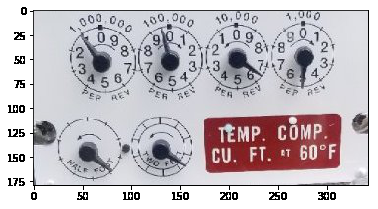
#> input picture Gauge/image1.png, 378 x 209 px
$ jupyter execute 'Gauge_preprocessing2 copy.ipynb'   (shell and % lines are left out)   (older library calls are emulated)
#> lines starting #> are read from the running program, lines starting #| are printed output that depends on the picture; after the words box and inside, x2 and y2 are one past the last pixel; in counts of white or black regions, pixels touching at a corner belong together; long printed decimals are rounded
[cell 1]
import cv2
import numpy as np
import pandas as pd
import matplotlib.pyplot as plt
data_path = "./image1.png"

image = cv2.imread(data_path)
#> image is the input picture: shape (209, 378, 3); mean B, G, R 195.6, 190.4, 196.7
fig, ax = plt.subplots(figsize=(6, 6))
ax.imshow(cv2.cvtColor(image, cv2.COLOR_BGR2RGB))  # Matplotlib imshow functions expects RGB, opencv defaults to BGR

[cell 2]
img_hsv = cv2.cvtColor(image,cv2.COLOR_BGR2HSV)  # Convert to HSV space
#> img_hsv: shape (209, 378, 3); mean H, S, V 87.2, 22.9, 202.3

# Lower hues mask (0-10)
lower_red, upper_red = np.array([0,50,20]), np.array([10,255,255])
mask0 = cv2.inRange(img_hsv, lower_red, upper_red)
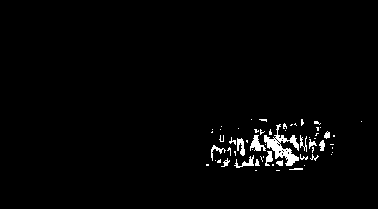
#> mask0: shape (209, 378); 2% white; 60 white regions (43 under 20 px), largest, box (x1, y1, x2, y2) and area: (264, 124, 299, 166) 537, (250, 135, 266, 151) 128, (237, 138, 245, 156) 91

# Upper hues mask (170-180)
lower_red, upper_red = np.array([170,50,0]), np.array([180,255,255])
mask1 = cv2.inRange(img_hsv, lower_red, upper_red)
#> mask1: shape (209, 378); 6.4% white; 10 white regions (7 under 20 px), largest, box (x1, y1, x2, y2) and area: (204, 114, 342, 173) 5006, (302, 131, 305, 146) 29, (292, 127, 295, 135) 23

# Combine masks
mask = mask0 + mask1
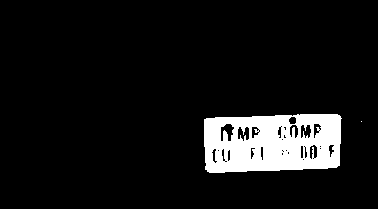
#> mask: shape (209, 378); 8.4% white; 2 white regions (1 under 20 px)
fig, ax = plt.subplots(figsize=(7, 7))
ax.set_title("Red Color Thresholded Mask", fontsize=16)
ax.imshow(mask, cmap="Greys")

[cell 3]
channel_means = cv2.mean(img_hsv, mask=~mask)  # Invert mask to sample only the rectangle
#> channel_means = (82.7, 10.96, 208.3, 0)
print(channel_means)
#| (82.701, 10.958, 208.277, 0.0)
print("Mean value (brightness) in red rectangle is %.2f" % (channel_means[2],))
#| Mean value (brightness) in red rectangle is 208.28

[cell 4]
# RETR_EXTERNAL is the contour retrieval mode, CHAIN_APPROX_NONE is the contour approximation method
# Output is a Python list of all the found contours, each one is a Numpy array of (x,y) coordinates
(contours,_) = cv2.findContours(mask, cv2.RETR_EXTERNAL, cv2.CHAIN_APPROX_NONE)
#> contours = 2 contours, 1 with area under 20; largest, box (x1, y1, x2, y2) and area: (204, 114, 342, 173) 7279

[cell 5]
# For each contour check object area with a bounding box, if area above threshold assume we found the rectangle
imcopy = cv2.cvtColor(image, cv2.COLOR_BGR2RGB).copy()
for contour in contours:
    (x,y,w,h) = cv2.boundingRect(contour)

    # A threshold area of 1000 works for all the images in the data set (which can have different resolutions)
    if w*h > 1000:
        rect = cv2.minAreaRect(contour)  # Fit a rotated rectangle bounding box to the contour
        print("Rotated rectangle found at center point" , np.round(rect[0]), "with angle", np.round(rect[2], 2), "degrees.")
        print("Rotated rectangle width is %i and area is %i" % (np.round(min(rect[1][0], rect[1][1])), np.round(rect[1][0]*rect[1][1])))
        rotrect_angle, rect_width, rect_area = rect[2], min(rect[1][0], rect[1][1]), rect[1][0]*rect[1][1]
        print(rect[0])
        # Draw the rotated rectangle (see https://stackoverflow.com/questions/11779100/python-opencv-box2d)
        box = cv2.boxPoints(rect) # cv2.boxPoints(rect) for OpenCV 3.x
        box = np.int0(box)
        cv2.drawContours(imcopy,[box], 0, (0,255,0), 1)
#> this loop made 2 passes
#> (x, y, w, h, rect, rotrect_angle, rect_width, rect_area) on pass 2: (204, 114, 138, 59, ((272.9, 142.6), (137.9, 55.3), -2.1), -2.1, 55.3, 7628.3)
#> (printed output is left out)
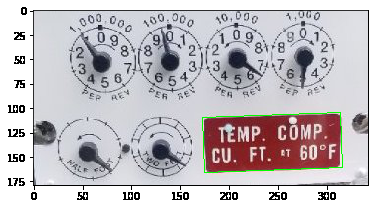
#> imcopy: shape (209, 378, 3); mean R, G, B 195.7, 190.8, 194.7

[cell 6]
# See rotated rectangle superimposed on image
fig, ax = plt.subplots(figsize=(10, 10))
ax.set_title("Rotated Rectangle Bounding Box from Contours", fontsize=16)
ax.imshow(imcopy)

[cell 7]
def get_real_angle(rotrect_angle):
    if rotrect_angle <= -45:
        real_angle_deg = 90 + rotrect_angle
    else:
        real_angle_deg = rotrect_angle
    return real_angle_deg

[cell 8]
def find_rotated_rect(img_hsv, rect_area_thresh=1000):

    # Lower hues mask (0-10)
    lower_red, upper_red = np.array([0,50,50]), np.array([10,255,255])
    mask0 = cv2.inRange(img_hsv, lower_red, upper_red)

    # Upper hues mask (170-180)
    lower_red, upper_red = np.array([170,50,50]), np.array([180,255,255])
    mask1 = cv2.inRange(img_hsv, lower_red, upper_red)

    # Combine masks
    mask = mask0 + mask1

    # RETR_EXTERNAL is the contour retrieval mode, CHAIN_APPROX_NONE is the contour approximation method
    # Output is a Python list of all the found contours, each one is a Numpy array of (x,y) coordinates
    (contours,_) = cv2.findContours(mask, cv2.RETR_EXTERNAL, cv2.CHAIN_APPROX_NONE)

    # For each contour check object area with a bounding box, if area above threshold assume we found the rectangle
    imcopy = image.copy()
    for contour in contours:
        (x,y,w,h) = cv2.boundingRect(contour)
        if w*h > rect_area_thresh:
            rect = cv2.minAreaRect(contour)  # Fit a rotated rectangle bounding box to the contour
            print("Rotated rectangle found at center point" , np.round(rect[0]), "with angle", np.round(rect[2], 2), "degrees.")
            print("Rotated rectangle area is" , np.round(rect[1][0]*rect[1][1]))
            rotrect_angle, rect_width, rect_area = rect[2], min(rect[1][0], rect[1][1]), rect[1][0]*rect[1][1]

    return rect, rotrect_angle, rect_area, rect_width

[cell 9]
# Black HSV mask
lower_black, upper_black = np.array([0, 0, 0]), np.array([180, 255, 65])
#> lower_black = [0, 0, 0]; upper_black = [180, 255, 65]
mask = cv2.inRange(img_hsv, lower_black, upper_black)
#> mask: shape (209, 378); 5.1% white; 276 white regions (242 under 20 px), largest, box (x1, y1, x2, y2) and area: (30, 10, 369, 190) 1072, (229, 52, 259, 74) 246, (161, 53, 179, 71) 209
fig, ax = plt.subplots(figsize=(7, 7))
ax.set_title("Black Color Thresholded Mask", fontsize=16)
ax.imshow(mask, cmap="Greys")

[cell 10]
# Apply a Gaussian Blur to the inverted mask
blurred = cv2.blur(~mask, (9, 9))
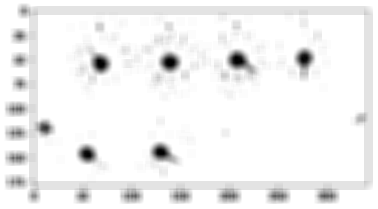
#> blurred: shape (209, 378); min 0, max 255, mean 242.1
fig, ax = plt.subplots(figsize=(7, 7))
ax.set_title("Blurred and Inverted Mask", fontsize=16)
ax.imshow(blurred)

[cell 11]
# Setup SimpleBlobDetector parameters.
params = cv2.SimpleBlobDetector_Params()

# Adjust parameters for determining blob stability/repeatability
params.minThreshold = 0;
params.maxThreshold = 100;
params.minRepeatability = 1

# Filter by Area.
params.filterByArea = True
params.minArea = 0.75 * 118 * rect_area / 8079  # rect_area is found above during red rectangle detection

# Filter by Circularity
# params.filterByCircularity = True
# params.minCircularity = 0.5

# Create a detector with the parameters
detector = cv2.SimpleBlobDetector_create(params)

[cell 12]
# Detect blobs
keypoints = detector.detect(blurred)
#> keypoints = 6 keypoints; (x, y, size): (237, 60, 12.7), (169, 62, 12.6), (100, 63, 12.1), (304, 58, 11.8), (160, 152, 11.7), (87, 154, 11.5)

# Draw detected blobs as green circles on the blurred mask
imcopy = image.copy()
im_with_keypoints = cv2.drawKeypoints(blurred, keypoints,
                                      np.array([]), (0,255,0),
                                      cv2.DRAW_MATCHES_FLAGS_DRAW_RICH_KEYPOINTS)  # ensures circle size corresponds to blob size
fig, ax = plt.subplots(figsize=(6, 6))
ax.set_title("Detected Blobs in Blurred Mask", fontsize=16)
ax.imshow(im_with_keypoints)

[cell 13]
image = cv2.imread(data_path)
img_hsv = cv2.cvtColor(image,cv2.COLOR_BGR2HSV)  # Convert to HSV space

[cell 14]
# Increment upper bound for "value" (brightness) until we find 6 blobs
n_blobs = 0
v_upper = 25
while n_blobs < 6 and v_upper < 100:

    # Black HSV mask
    lower_black, upper_black = np.array([0, 0, 0]), np.array([180, 255, v_upper])
    mask = cv2.inRange(img_hsv, lower_black, upper_black)

    # Apply a Gaussian Blur to the inverted mask
    blurred = cv2.blur(~mask, (9, 9))

    # Detect blobs
    keypoints = detector.detect(blurred)
    n_blobs = len(keypoints)
    v_upper += 5
#> this loop made 8 passes
#> (upper_black, n_blobs) on passes 1, 2, 3, 4, 5, 7, 8: ([180, 255, 25], 0), ([180, 255, 30], 0), ([180, 255, 35], 0), ([180, 255, 40], 0), ([180, 255, 45], 0), ([180, 255, 55], 3), ([180, 255, 60], 6)
#> pass 1, `blurred = cv2.blur(~mask, (9, 9))`:
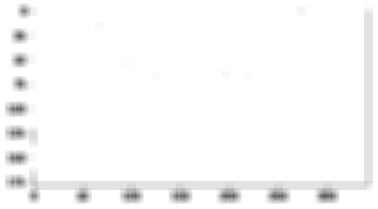
#> blurred: shape (209, 378); min 88, max 255, mean 249.6
#> after the loop, v_upper = 65

[cell 15]
# Draw detected blobs as green circles on the original image
imcopy = image.copy()
im_with_keypoints = cv2.drawKeypoints(imcopy, keypoints,
                                      np.array([]), (0,255,0),
                                      cv2.DRAW_MATCHES_FLAGS_DRAW_RICH_KEYPOINTS)  # ensures circle size corresponds to blob size
fig, ax = plt.subplots(figsize=(6, 6))
ax.set_title("Detected Blobs in Blurred Mask", fontsize=16)
ax.imshow(im_with_keypoints)

[cell 16]
# Extract coordinates of gauge centers in the (column index, row index) convention
gauge_center_coords = []
for kp in keypoints:
    gauge_center_coords.append((np.int(kp.pt[0]), np.int(kp.pt[1])))
#> this loop made 6 passes
#> kp on passes 1 to 6: keypoint at (100.1, 63.1), size 11.7, keypoint at (169.5, 61.8), size 12.2, keypoint at (237.2, 59.9), size 12.3, keypoint at (160.4, 151.9), size 11.1, keypoint at (86.7, 154), size 10.5, keypoint at (303.9, 58.4), size 10.8
#> after the loop, gauge_center_coords = [(100, 63), (169, 61), (237, 59), (160, 151), (86, 153), (303, 58)]

# Sort the gauge's by center coordinates
gauge_center_coords.sort(key=lambda x: x[1])
gauge_center_coords[0:4] = sorted(gauge_center_coords[0:4], key=lambda x: x[0])
gauge_center_coords[4:] = sorted(gauge_center_coords[4:], key=lambda x: x[0])
print("Gauge centers found at coordinates: ", gauge_center_coords)
#| Gauge centers found at coordinates:  [(100, 63), (169, 61), (237, 59), (303, 58), (86, 153), (160, 151)]

[cell 17]
def find_gauge_centers(img_hsv, rect_area):

    # Setup SimpleBlobDetector parameters.
    params = cv2.SimpleBlobDetector_Params()
    # Adjust parameters for determining blob stability/repeatability
    params.minThreshold = 0;
    params.maxThreshold = 100;
    params.minRepeatability = 1
    # Filter by Area.
    params.filterByArea = True
    params.minArea = 0.75 * 118 * rect_area / 8079  # rect_area is found above during red rectangle detection
    # Filter by Circularity.
#     params.filterByCircularity = True
#     params.minCircularity = 0.5
    detector = cv2.SimpleBlobDetector_create(params)

    # Increment upper bound for "value" (brightness) until we find 6 blobs
    n_blobs = 0
    v_upper = 25
    while n_blobs < 6:
        # Black HSV mask
        lower_black, upper_black = np.array([0, 0, 0]), np.array([180, 255, v_upper])
        mask = cv2.inRange(img_hsv, lower_black, upper_black)
        # Apply a Gaussian Blur to the inverted mask
        blurred = cv2.blur(~mask, (9, 9))
        # Detect blobs
        keypoints = detector.detect(blurred)
        n_blobs = len(keypoints)
        v_upper += 5

    # Extract the coordinates of gauge centers in the (column index, row index) convention
    gauge_center_coords = []
    for kp in keypoints:
        gauge_center_coords.append((np.int(kp.pt[0]), np.int(kp.pt[1])))

    # Sort the gauge's by center coordinates
    gauge_center_coords.sort(key=lambda x: x[1])
    gauge_center_coords[0:4] = sorted(gauge_center_coords[0:4], key=lambda x: x[0])
    gauge_center_coords[4:] = sorted(gauge_center_coords[4:], key=lambda x: x[0])
    print("Gauge centers found at coordinates: ", gauge_center_coords)

    return keypoints, gauge_center_coords

[cell 18]
image = cv2.imread(data_path)
img_hsv = cv2.cvtColor(image,cv2.COLOR_BGR2HSV)  # Convert to HSV space

[cell 19]
# Pick out the first gauge to work on
circ_col, circ_row = gauge_center_coords[0]
#> circ_col = 100; circ_row = 63

[cell 20]
# Extract rotated rectangle parameters
rotrect_angle, rect_width, rect_area = rect[2], min(rect[1][0], rect[1][1]), rect[1][0]*rect[1][1]
rect_col, rect_row = rect[0]
#> rect_col = 272.9; rect_row = 142.6

# Determine good size for circles to be drawn around gauges
circ_rad = np.int(30 * rect_width / 57)
#> circ_rad = 29

# Draw a circle centered around gauge center point, extract pixel indices and colors on circle perimeter
blank = np.zeros(image.shape[:2], dtype=np.uint8)
#> blank: shape (209, 378); every value is 0
cv2.circle(blank, (circ_col, circ_row), circ_rad, 255, thickness=1)  # Draw function wants center point in (col, row) order like coordinates
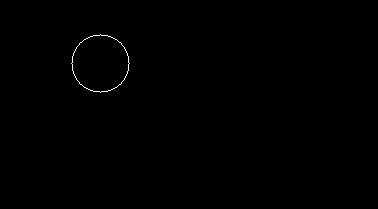
#> blank: shape (209, 378); 0.21% white in thin lines or dots, all inside (x1, y1, x2, y2) = (71, 34, 130, 93)
ind_row, ind_col = np.nonzero(blank)
#> ind_row = 164 values from 34 to 92; ind_col = 164 values, max 129 at index 82, min 71 at index 81, mean 100
b = image[:, :, 0][ind_row, ind_col]
#> b = 164 values, max 240 at index 68, min 24 at index 82, mean 181.5
g = image[:, :, 1][ind_row, ind_col]
#> g = 164 values, max 233 at index 68, min 15 at index 82, mean 173.4
r = image[:, :, 2][ind_row, ind_col]
#> r = 164 values, max 230 at index 68, min 12 at index 82, mean 170.4
colors = list(zip(b, g, r))
#> colors = 164 items, first 6: (223, 208, 205), (217, 208, 205), (221, 212, 209), (216, 207, 204), (212, 197, 194), (178, 163, 160)

[cell 21]
# "reverse" the row indices to get a right-handed frame of reference with origin in bottom left of image
ind_row_rev = [image.shape[0] - row for row in ind_row]
#> ind_row_rev = 164 values, max 175 at index 0, min 117 at index 163, mean 146
circ_row_rev = image.shape[0] - circ_row
#> circ_row_rev = 146
rect_row_rev = image.shape[0] - rect_row
#> rect_row_rev = 66.45

# Convert from indexes in (row, col) order to coordinates in (col, row) order
circ_x, circ_y = circ_col, circ_row_rev
#> circ_x = 100; circ_y = 146
original_coord = list(zip(ind_col, ind_row_rev))
#> original_coord = 164 pairs, first value 71 to 129, second value 117 to 175
rect_x, rect_y = rect_col, rect_row_rev
#> rect_x = 272.9; rect_y = 66.45

# Rotate coords about rectangle center in order to identify topmost pixel of gauges
temp_x, temp_y = [x - rect_x for x in ind_col], [y - rect_y for y in ind_row_rev]  # Translate from rectangle center point
#> temp_x = 164 values, max -143.9 at index 82, min -201.9 at index 81, mean -172.9; temp_y = 164 values, max 108.6 at index 0, min 50.55 at index 163, mean 79.55
angle_deg = get_real_angle(rotrect_angle)
#> in get_real_angle, `real_angle_deg = rotrect_angle`: real_angle_deg = -2.1
#> angle_deg = -2.1
theta = angle_deg * (np.pi/180)
#> theta = -0.0366
rotated = []
for (x, y) in list(zip(temp_x, temp_y)):
    rotated.append(((x*np.cos(theta) - y*np.sin(theta)) + rect_x,
                    (y*np.cos(theta) + x*np.sin(theta)) + rect_y))  # Rotate about 0,0 then reverse translation from rectangle center point
#> this loop made 164 passes
#> (x, y) on passes 1 to 3: (-172.9, 108.6), (-179.9, 107.6), (-178.9, 107.6)
#> after the loop, rotated = 164 pairs, first value 74.04 to 132, second value 123.3 to 181.2
top_yval = max([y for (x,y) in rotated])
#> top_yval = 181.2
top_pixel = [(x, y) for (x, y) in rotated if y == top_yval][0]
#> top_pixel = (104.1, 181.2)

# Translate coords from gauge centers in order to compute angle between points on the perimeter
translated = []
for (x, y) in original_coord:
    translated.append((x - circ_x, y - circ_y))
#> this loop made 164 passes
#> (x, y) on passes 1 to 3: (100, 175), (93, 174), (94, 174)
#> after the loop, translated = 164 pairs, first value -29 to 29, second value -29 to 29

[cell 22]
# Construct dataframe holding various coordinate representations and pixel values
df = pd.DataFrame({"indices":list(zip(ind_col, ind_row)), "orig":original_coord, "rot": rotated, "trans": translated, "color": colors})
#> df = table of 164 rows and 5 columns

# Identify the pixel which is the topmost point of the circle when properly rotated
df["top_pixel"] = (df["rot"] == top_pixel)
top_trans_pix = df.loc[df["top_pixel"], "trans"].values[0]
#> top_trans_pix = (0, 29)
df.head()
#> Out = table of 5 rows and 6 columns

[cell 23]
# Visualize the circle and topmost circle pixel
imcopy = image.copy()
fig, ax = plt.subplots(figsize=(18, 6))
ax.set_title("Sample Perimeter Circle and Topmost Pixel", fontsize=16)
cv2.circle(imcopy, (circ_col, circ_row), circ_rad, 255, thickness=1)  # Draw circle around gauge center point
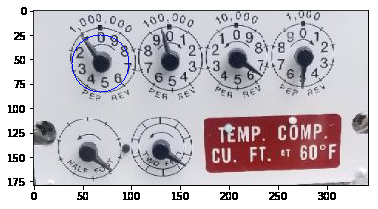
#> imcopy: shape (209, 378, 3); 0.21% of pixels changed, all inside (x1, y1, x2, y2) = (71, 34, 130, 93)
top_orig_pix =  df.loc[df["top_pixel"], "indices"].values[0]  # Get indices for "topmost" pixel on circle after rotation
#> top_orig_pix = (100, 34)
cv2.circle(imcopy, top_orig_pix, 1, 255, thickness=3)  # Draw topmost pixel
#> imcopy: shape (209, 378, 3); 0.03% of pixels changed, all inside (x1, y1, x2, y2) = (97, 31, 104, 38)
ax.imshow(imcopy)

[cell 24]
# Angle and "clock angle" between the topmost pixel and other perimeter pixels
angles = []
for vec in df["trans"].values:
    angles.append((180 / np.pi) * np.arccos(np.dot(top_trans_pix, vec) / (np.linalg.norm(top_trans_pix) * np.linalg.norm(vec))))
#> this loop made 164 passes
#> vec on passes 1 to 3: (0, 29), (-7, 28), (-6, 28)
#> after the loop, angles = 164 values, max 180 at index 163, min 0 at index 0, mean 90
df["angle"] = angles
df["clock_angle"] = df["angle"] + (-2*df["angle"] + 360)*(df["trans"].apply(lambda x: x[0] < 0)).astype(int)

[cell 25]
# Draw lines between gauge center and perimeter pixels and compute mean and std dev of pixels along lines
stds = []
means = []
gray_values = []
for (pt_col, pt_row_rev) in df["orig"].values:
    pt_row = -(pt_row_rev - image.shape[0])
    blank = np.zeros(image.shape[:2], dtype=np.uint8)
    cv2.line(blank, (circ_col, circ_row), (pt_col, pt_row), 255, thickness=2)  # Draw function wants center point in (col, row) order like coordinates
    ind_row, ind_col = np.nonzero(blank)
    b = image[:, :, 0][ind_row, ind_col]
    g = image[:, :, 1][ind_row, ind_col]
    r = image[:, :, 2][ind_row, ind_col]
    grays = (b.astype(int) + g.astype(int) + r.astype(int))/3  # Compute grayscale with naive equation
    stds.append(np.std(grays))
    means.append(np.mean(grays))
    gray_values.append(grays)
#> this loop made 164 passes
#> (pt_col, pt_row_rev, pt_row) on passes 1 to 3: (100, 175, 34), (93, 174, 35), (94, 174, 35)
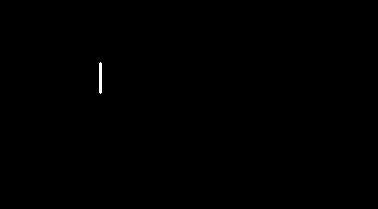
#> blank: shape (209, 378); 0.12% white; 1 white region, box (x1, y1, x2, y2) and area: (99, 62, 102, 94) 92
#> after the loop, gray_values = 164 items; means = 164 values, max 149.3 at index 134, min 67.62 at index 29, mean 128.1; stds = 164 values, max 82.16 at index 80, min 32.85 at index 29, mean 70.53

df["stds"] = stds
df["means"] = means
df["gray_values"] = gray_values

[cell 26]
# Visualize a sample of the radial lines
imcopy = image.copy()
fig, ax = plt.subplots(figsize=(18, 6))
ax.set_title("Sample Radial Lines", fontsize=16)

# Draw every fifth radial line
for (pt_col, pt_row_rev) in df["orig"].values[::5]:
    pt_row = -(pt_row_rev - image.shape[0])
    cv2.line(imcopy, (circ_col, circ_row), (pt_col, pt_row), 255, thickness=1)  # Draw function wants center point in (col, row) order like coordinates
#> this loop made 33 passes
#> (pt_col, pt_row_rev, pt_row) on passes 1 to 8: (100, 175, 34), (97, 174, 35), (103, 174, 35), (90, 173, 36), (110, 173, 36), (86, 171, 38), (85, 170, 39), (82, 168, 41)
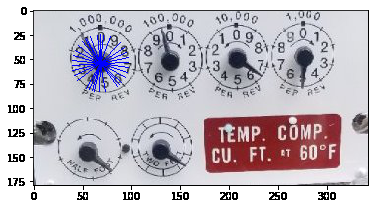
#> imcopy: shape (209, 378, 3); 0.99% of pixels changed, all inside (x1, y1, x2, y2) = (72, 34, 129, 92)

cv2.circle(imcopy, (circ_col, circ_row), circ_rad, 255, thickness=1)  # Draw circle around gauge center point
#> imcopy: shape (209, 378, 3); 0.17% of pixels changed, all inside (x1, y1, x2, y2) = (71, 35, 130, 93)
ax.imshow(imcopy[0:100, 0:120])
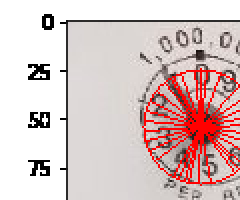
#> shown: shape (100, 120, 3) (shown 2 times larger); mean R, G, B 217.5, 196, 194.7

[cell 27]
# Plot mean pixel value as a function of needle "clock angle" (zero degrees is 12 o'clock)
fig, ax = plt.subplots()
ax2 = ax.twinx()
ax2.scatter(df["clock_angle"], df["stds"], color="r", alpha=0.3, label="pixel std. dev.")
ax.scatter(df["clock_angle"], df["means"], label="pixel mean", color="b", alpha=0.3)
ax2.legend(loc="lower center")
ax.legend(loc="lower left")
ax.set_xlabel("Clock Angle of Radial Line")
ax.set_ylabel("Metric Value along Radial Line")
ax.set_title("Locating Gauge Needle from Radial Line Pixel Values", fontsize=16)
#> (the rest of the program and of its run is left out)
